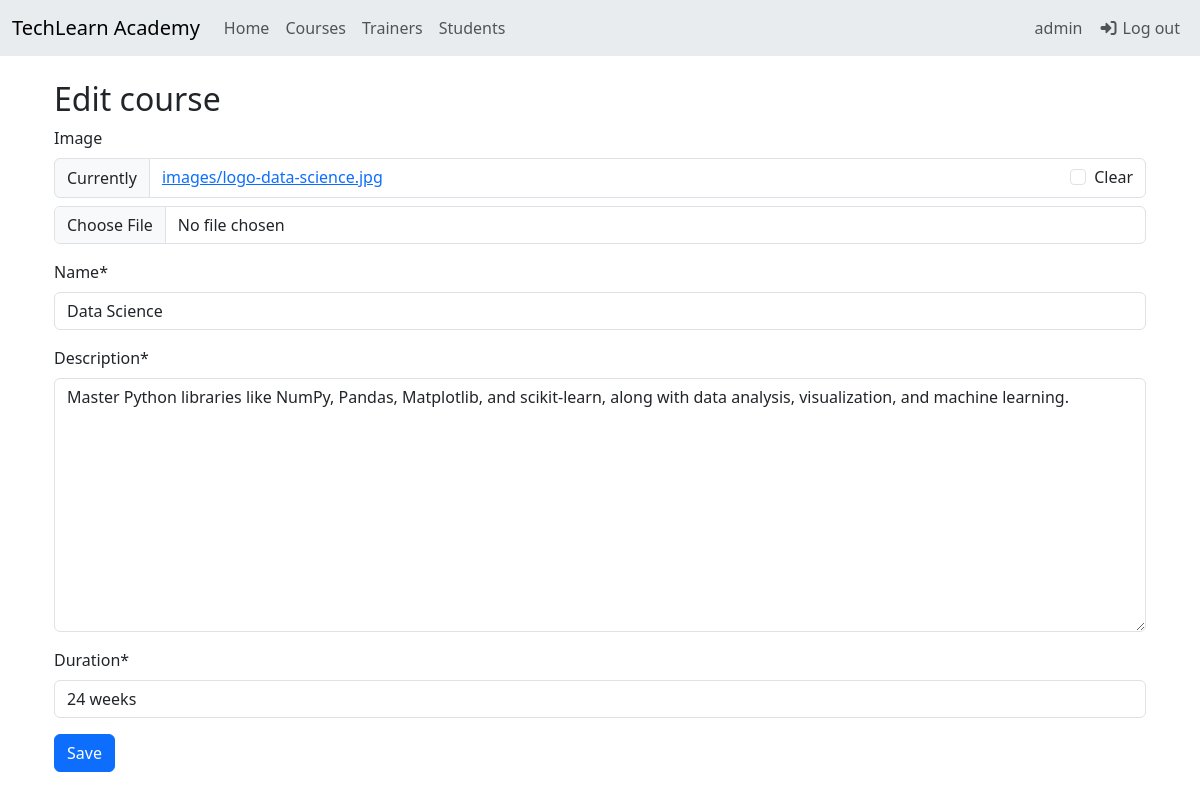
Page /academy/courses/3/edit (signed in) on the earlier database version.
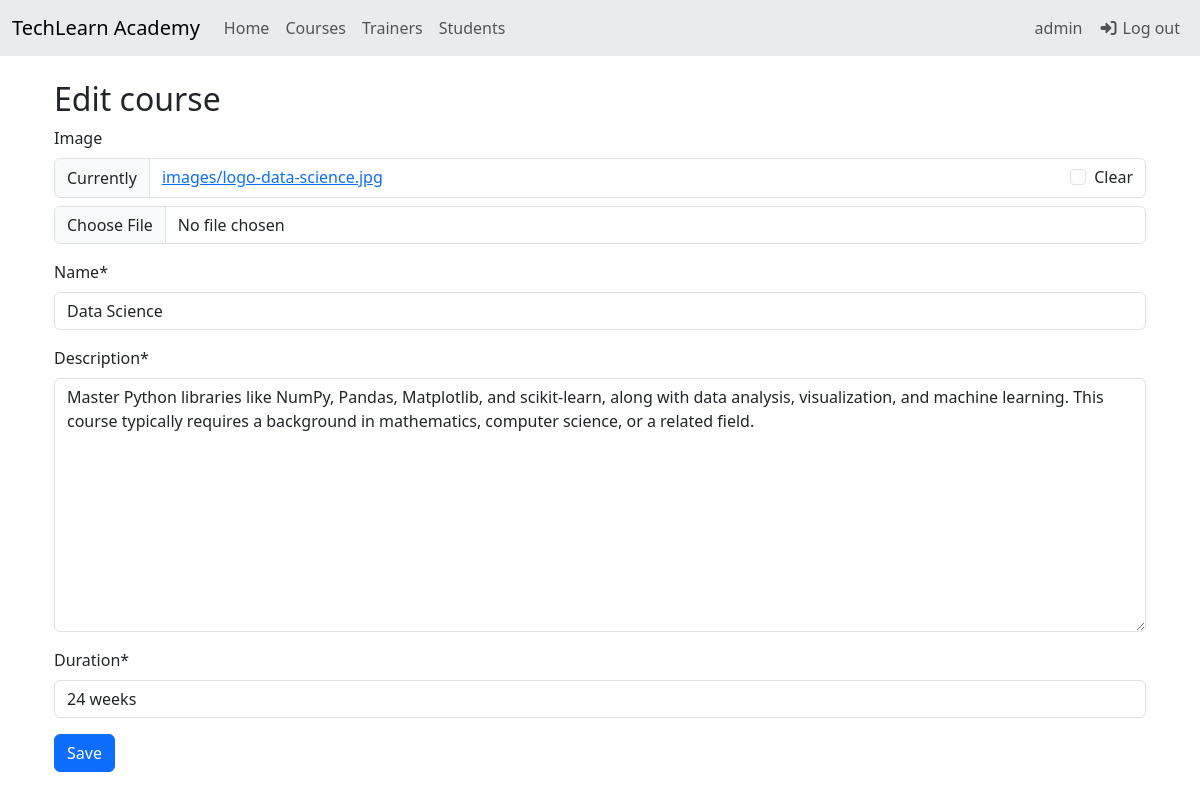
Same page on the later database version.
### academy/models.py (models this page shows, shortened)
class Course(models.Model):
    image = models.ImageField(upload_to='images', blank=True, null=True)
    name = models.CharField(max_length=50)
    description = models.TextField()
    duration = models.CharField(max_length=10)

### academy/views.py (the view)
# urls.py: path('courses/<int:id>/edit', views.edit_course, name='edit_course'),
@login_required
@permission_required('academy.edit_course', raise_exception=True)
def edit_course(request, id):
    course = get_object_or_404(Course, id=id)
    if request.method == 'POST':
        form = CourseForm(request.POST, request.FILES, instance=course)
        if form.is_valid():
            form.save()
            return redirect('courses')
    form = CourseForm(instance=course)
    context = {
        'course': course,
        'form': form
    }
    return render(request, 'courses/edit_course.html', context)

### academy/forms.py
class CourseForm(forms.ModelForm):
    class Meta:
        model = Course
        fields = '__all__'

### templates/courses/edit_course.html (shortened to what this page needs)
{% extends 'home.html' %}
{% load crispy_forms_tags %}
{% block content %}
<div class="container pt-4 px-4">
    <h2>Edit course</h4>
    <form action="{% url 'edit_course' course.id %}" method="post" enctype="multipart/form-data">
        {{ form|crispy }}
        <button class="btn btn-primary" type="submit">Save</button>
    </form>
</div>
{% endblock %}

Differences in the rows shown:
changed Course "Data Science": description "Master Python libraries like NumPy, Pandas, Matplotlib, and scikit-learn, along with data analysis, visualization, and machine learning." → "…visualization, and machine learning. This course typically requires a background in mathematics, computer science, or a related field."
